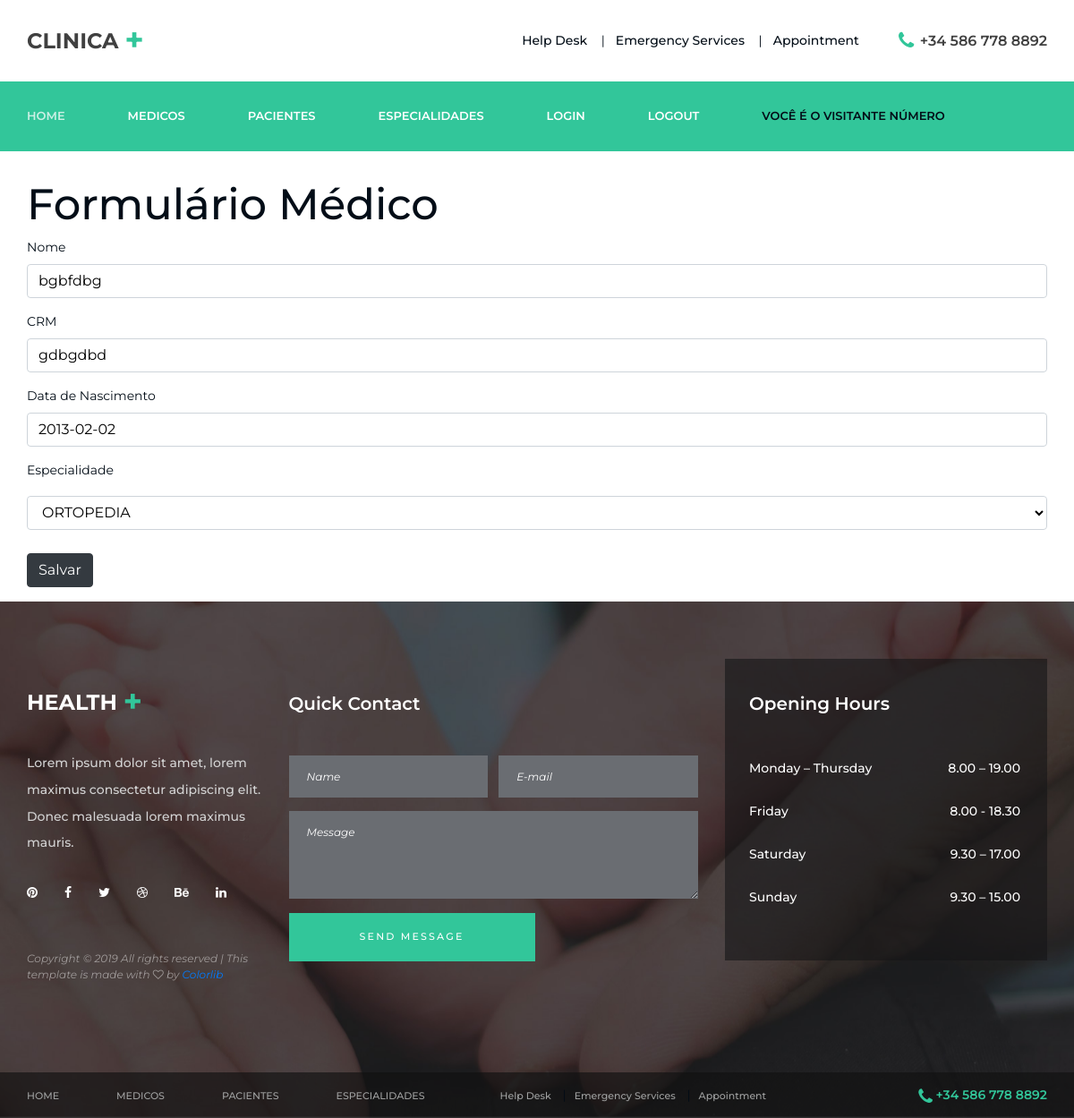
Page /gestao/doctor/edit/17/ on the committed database.
### Gestao/models.py (models this page shows, shortened)
class Doctor(models.Model):
    name = models.CharField(max_length=80)
    crm = models.CharField(max_length=7, unique=True)
    date_of_birth = models.DateField()
    specialty = models.ForeignKey(Specialty, on_delete=models.CASCADE)

### Gestao/views.py (the view)
# urls.py: path('doctor/edit/<int:doctor_id>/', views.doctor_edit),
def doctor_edit(request, doctor_id):
    if request.method == 'POST':
        doctor = Doctor.objects.get(pk=doctor_id)
        form = FormDoctor(request.POST, instance=doctor)
        if form.is_valid():
            form.save()
            return redirect('/gestao/doctor/')
        else:
            return render(request, 'doctor/edit.html', {'form':form, 'doctor':doctor})
    else:
        doctor = Doctor.objects.get(pk=doctor_id)
        form = FormDoctor(instance=doctor)
        return render(request, 'doctor/edit.html', {'form':form,'doctor':doctor})

### Gestao/forms.py
class FormDoctor(ModelForm):
    class Meta:
        model = Doctor
        fields = ('__all__')
        widgets = {
            'name': TextInput(attrs={'class':'form-control'}),
            'crm': TextInput(attrs={'class':'form-control'}),
            'date_of_birth': DateInput(attrs={'class':'form-control'}),
            'specialty': Select(attrs={'class':'form-control'})}

### Gestao/models.py (called while the page is built)
    def __str__(self):
        return self.name

### Gestao/templates/doctor/edit.html (shortened to what this page needs)
{% extends "base.html" %} {% block content %}
<div class="container">
    <div class="row">
        <div class="col-12">
            <header class="panel-heading">
                <h1>Formulário Médico</h1>
            </header>
            <div class="panel-body">
                <form class="form-validate" action="/gestao/doctor/edit/{{doctor.id}}/" method="POST">
                    <div class="form-group">
                        <label for="{{for.name.id_for_label}}">Nome</label>
                        <div>
                            {{form.name}}
                        </div>
                    </div>
                    <div class="form-group">
                        <label for="{{for.crm.id_for_label}}">CRM</label>
                        <div>
                            {{form.crm}}
                        </div>
                    </div>
                    <div class="form-group">
                        <label for="{{for.date_of_birth.id_for_label}}">Data de Nascimento</label>
                        <div>
                            {{form.date_of_birth}}
                        </div>
                    </div>
                    <div class="form-group">
                        <label for="{{for.specialty.id_for_label}}">Especialidade</label>
                        <div>
                            {{form.specialty}}
                        </div>
                    </div>
                    <div class="form-group">
                        <div>
                            <button type="submit" class="btn btn-dark">Salvar</button>
                        </div>
                    </div>
                </form>
            </div>
        </div>
    </div>
</div>
{% endblock %}

### Gestao/static/styles/services.css (style rules this page uses)
* { margin: 0; padding: 0; -webkit-font-smoothing: antialiased; -webkit-text-shadow: rgba(0,0,0,.01) 0 0 1px; text-shadow: rgba(0,0,0,.01) 0 0 1px; }
body { font-family: 'Montserrat', sans-serif; font-size: 14px; font-weight: 400; background: #FFFFFF; color: #030d17; }
div { display: block; position: relative; -webkit-box-sizing: border-box; -moz-box-sizing: border-box; box-sizing: border-box; }
h1 { font-size: 48px; }
h1, h2, h3, h4, h5, h6 { font-family: 'Montserrat', sans-serif; -webkit-font-smoothing: antialiased; -webkit-text-shadow: rgba(0,0,0,.01) 0 0 1px; text-shadow: rgba(0,0,0,.01) 0 0 1px; }
.form-control { color: black; }

### rows in the picture
Doctor: name "bgbfdbg", crm "gdbgdbd", date_of_birth "2013-02-02", specialty "ORTOPEDIA"
